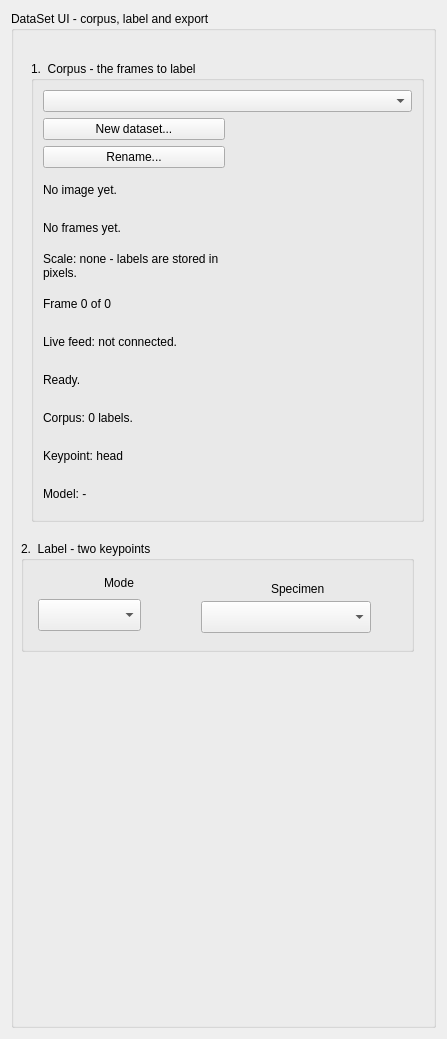
<?xml version='1.0' encoding='UTF-8'?>
<ui version="4.0">
 <class>Dataset</class>
 <widget class="QWidget" name="Dataset">
  <property name="geometry">
   <rect>
    <x>0</x>
    <y>0</y>
    <width>447</width>
    <height>1039</height>
   </rect>
  </property>
  <property name="windowTitle">
   <string>Dataset</string>
  </property>
  <layout class="QVBoxLayout" name="controls_layout">
   <item>
    <widget class="QGroupBox" name="export_group">
     <property name="title">
      <string>DataSet UI - corpus, label and export</string>
     </property>
     <widget class="QGroupBox" name="label_group">
      <property name="geometry">
       <rect>
        <x>10</x>
        <y>530</y>
        <width>393</width>
        <height>111</height>
       </rect>
      </property>
      <property name="title">
       <string>2.  Label - two keypoints</string>
      </property>
      <widget class="QLabel" name="prompt_label">
       <property name="geometry">
        <rect>
         <x>15</x>
         <y>590</y>
         <width>361</width>
         <height>16</height>
        </rect>
       </property>
       <property name="text">
        <string>Click the eye apex, then the spine base.</string>
       </property>
       <property name="wordWrap">
        <bool>true</bool>
       </property>
      </widget>
      <widget class="QLabel" name="readout_label">
       <property name="geometry">
        <rect>
         <x>15</x>
         <y>614</y>
         <width>16</width>
         <height>16</height>
        </rect>
       </property>
       <property name="text">
        <string>-</string>
       </property>
       <property name="wordWrap">
        <bool>true</bool>
       </property>
      </widget>
      <widget class="QComboBox" name="combo_mode">
       <property name="geometry">
        <rect>
         <x>17</x>
         <y>58</y>
         <width>103</width>
         <height>32</height>
        </rect>
       </property>
      </widget>
      <widget class="QLabel" name="label_mode">
       <property name="geometry">
        <rect>
         <x>83</x>
         <y>34</y>
         <width>34</width>
         <height>16</height>
        </rect>
       </property>
       <property name="text">
        <string>Mode</string>
       </property>
      </widget>
      <widget class="QComboBox" name="combo_specimen">
       <property name="geometry">
        <rect>
         <x>180</x>
         <y>60</y>
         <width>170</width>
         <height>32</height>
        </rect>
       </property>
      </widget>
      <widget class="QLabel" name="label_specimen">
       <property name="geometry">
        <rect>
         <x>250</x>
         <y>40</y>
         <width>60</width>
         <height>16</height>
        </rect>
       </property>
       <property name="text">
        <string>Specimen</string>
       </property>
      </widget>
     </widget>
     <widget class="QGroupBox" name="corpus_group">
      <property name="geometry">
       <rect>
        <x>20</x>
        <y>50</y>
        <width>393</width>
        <height>461</height>
       </rect>
      </property>
      <property name="title">
       <string>1.  Corpus - the frames to label</string>
      </property>
      <layout class="QGridLayout" name="gridLayout">
       <item row="14" column="0">
        <widget class="QLabel" name="scale_label">
         <property name="text">
          <string>Scale: none - labels are stored in pixels.</string>
         </property>
         <property name="wordWrap">
          <bool>true</bool>
         </property>
        </widget>
       </item>
       <item row="1" column="0">
        <widget class="QPushButton" name="btn_new_dataset">
         <property name="toolTip">
          <string>Create a corpus for another model: two keypoints (head &amp; tail), four keypoints (head, tail, sideL, sideR), or bounding boxes.</string>
         </property>
         <property name="text">
          <string>New dataset...</string>
         </property>
        </widget>
       </item>
       <item row="13" column="0">
        <widget class="QLabel" name="queue_label">
         <property name="text">
          <string>No frames yet.</string>
         </property>
         <property name="wordWrap">
          <bool>true</bool>
         </property>
        </widget>
       </item>
       <item row="15" column="0">
        <widget class="QLabel" name="position_label">
         <property name="text">
          <string>Frame 0 of 0</string>
         </property>
         <property name="wordWrap">
          <bool>true</bool>
         </property>
        </widget>
       </item>
       <item row="20" column="0">
        <widget class="QLabel" name="dataset_label">
         <property name="text">
          <string>Model: -</string>
         </property>
         <property name="wordWrap">
          <bool>true</bool>
         </property>
        </widget>
       </item>
       <item row="16" column="0">
        <widget class="QLabel" name="stream_hint_label">
         <property name="text">
          <string>Live feed: not connected.</string>
         </property>
         <property name="wordWrap">
          <bool>true</bool>
         </property>
        </widget>
       </item>
       <item row="17" column="0">
        <widget class="QLabel" name="status_label">
         <property name="text">
          <string>Ready.</string>
         </property>
         <property name="wordWrap">
          <bool>true</bool>
         </property>
        </widget>
       </item>
       <item row="18" column="0">
        <widget class="QLabel" name="stats_label">
         <property name="text">
          <string>Corpus: 0 labels.</string>
         </property>
         <property name="wordWrap">
          <bool>true</bool>
         </property>
        </widget>
       </item>
       <item row="19" column="0">
        <widget class="QLabel" name="keypoint_label">
         <property name="text">
          <string>Keypoint: head</string>
         </property>
         <property name="wordWrap">
          <bool>true</bool>
         </property>
        </widget>
       </item>
       <item row="2" column="0">
        <widget class="QPushButton" name="btn_rename_dataset">
         <property name="toolTip">
          <string>Rename the open dataset. Its model cannot change: the schema is what its labels mean, so a different model is a different dataset.</string>
         </property>
         <property name="text">
          <string>Rename...</string>
         </property>
        </widget>
       </item>
       <item row="0" column="0" colspan="2">
        <widget class="QComboBox" name="combo_dataset" />
       </item>
       <item row="12" column="0">
        <widget class="QLabel" name="source_label">
         <property name="text">
          <string>No image yet.</string>
         </property>
         <property name="wordWrap">
          <bool>true</bool>
         </property>
        </widget>
       </item>
      </layout>
     </widget>
    </widget>
   </item>
  </layout>
 </widget>
 <resources />
 <connections />
</ui>
